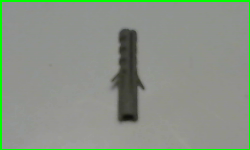
#> input picture master_part.png, 250 x 150 px, found by its file name
$ python extract_master.py
#> lines starting #> are read from the running program, lines starting #| are printed output that depends on the picture; after the words box and inside, x2 and y2 are one past the last pixel; in counts of white or black regions, pixels touching at a corner belong together
import cv2

# Load master image
master = cv2.imread(
    "DefectDetectionSystem/images/master_part.png"
)
#> master is the input picture: shape (150, 250, 3); mean B, G, R 134.2, 146.9, 137.1

# Convert to grayscale
gray = cv2.cvtColor(
    master,
    cv2.COLOR_BGR2GRAY
)
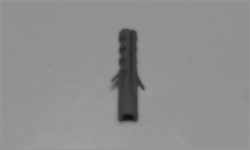
#> gray: shape (150, 250); min 16, max 159, mean 142.6

# Blur
blur = cv2.GaussianBlur(
    gray,
    (5,5),
    0
)

# Threshold
_, thresh = cv2.threshold(
    blur,
    100,
    255,
    cv2.THRESH_BINARY_INV
)
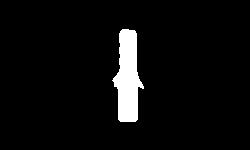
#> thresh: shape (150, 250); 4.9% white; 1 white region

# Find contours
contours, _ = cv2.findContours(
    thresh,
    cv2.RETR_EXTERNAL,
    cv2.CHAIN_APPROX_SIMPLE
)
#> contours = 1 contour; box (x1, y1, x2, y2) and area: (112, 29, 144, 122) 1720

# Get largest contour
master_contour = max(
    contours,
    key=cv2.contourArea
)
#> master_contour = contour of 57 points, box (x1, y1, x2, y2) (112, 29, 144, 122), area 1720

# Draw contour
cv2.drawContours(
    master,
    [master_contour],
    -1,
    (0,255,0),
    2
)
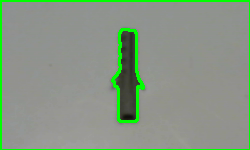
#> master: shape (150, 250, 3); 1.94% of pixels changed, all inside (x1, y1, x2, y2) = (111, 28, 145, 123)

print(
    "Master Area:",
    cv2.contourArea(master_contour)
)
#| Master Area: 1720.5

cv2.imshow(
    "Master Contour",
    master
)

cv2.imshow(
    "Threshold",
    thresh
)

cv2.waitKey(0)
cv2.destroyAllWindows()

$ run again, with good vertical part.png copied over master_part.png
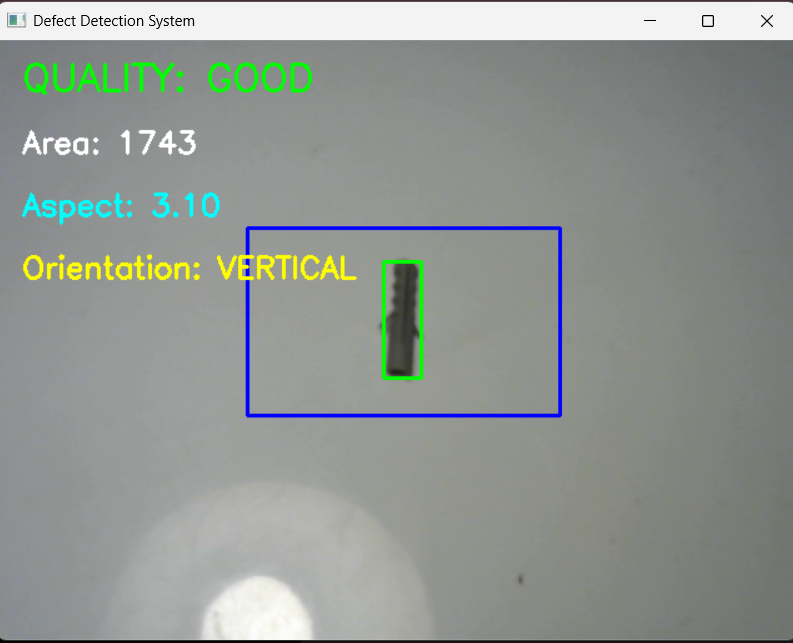
#> input picture good vertical part.png, 793 x 643 px, found by its file name
#> master is the input picture: shape (643, 793, 3); mean B, G, R 146.4, 150.7, 145.4
#> `_, thresh = cv2.threshold( blur, 100, 255, cv2.THRESH_BINARY_INV )`:
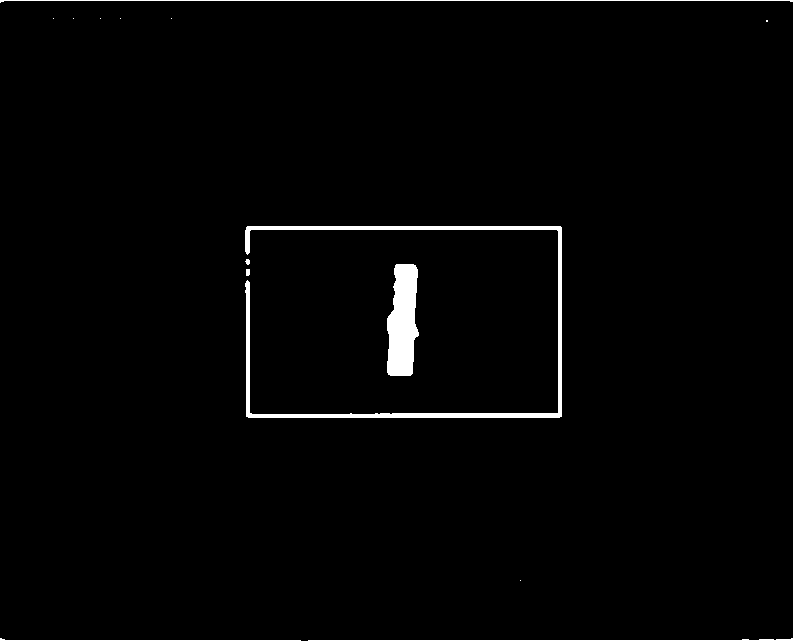
#> thresh: shape (643, 793); 2% white; 13 white regions (7 under 20 px)
#> contours = 13 contours, 10 with area under 20; largest, box (x1, y1, x2, y2) and area: (245, 226, 562, 418) 3131, (387, 264, 419, 376) 2655, (0, 638, 793, 643) 1623
#> master_contour = contour of 52 points, box (x1, y1, x2, y2) (245, 226, 562, 418), area 3131
#> `cv2.drawContours( master, [master_contour], -1, (0,255,0), 2 )`:
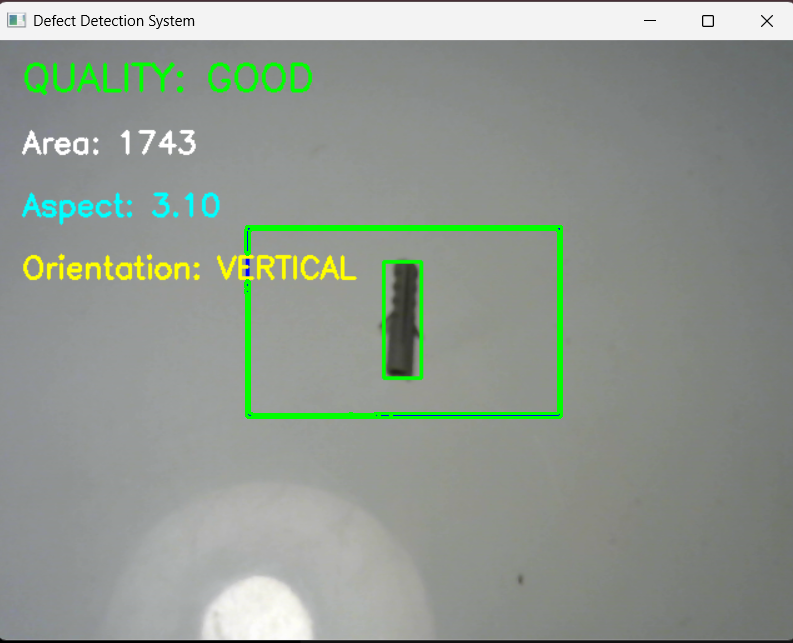
#> master: shape (643, 793, 3); 1.15% of pixels changed, all inside (x1, y1, x2, y2) = (244, 225, 563, 419)
#| Master Area: 3131.0

$ run again, with master capture 1.png copied over master_part.png
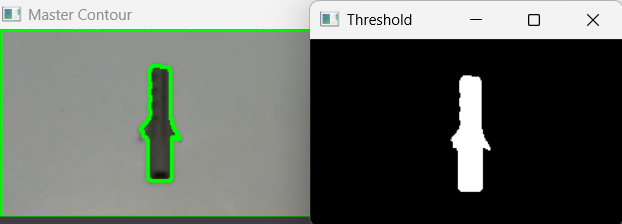
#> input picture master capture 1.png, 622 x 224 px, found by its file name
#> master is the input picture: shape (224, 622, 3); mean B, G, R 97.1, 103.9, 98.2
#> `_, thresh = cv2.threshold( blur, 100, 255, cv2.THRESH_BINARY_INV )`:
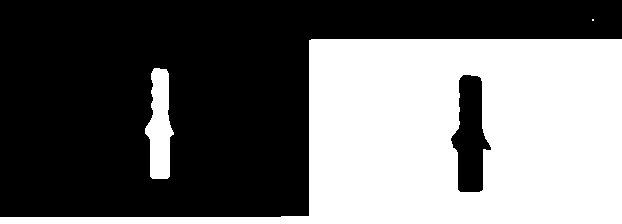
#> thresh: shape (224, 622); 42.6% white; 3 white regions (1 under 20 px)
#> contours = 3 contours, 1 with area under 20; largest, box (x1, y1, x2, y2) and area: (0, 39, 622, 224) 59290, (145, 68, 174, 179) 1998
#> master_contour = contour of 11 points, box (x1, y1, x2, y2) (0, 39, 622, 224), area 59290
#> `cv2.drawContours( master, [master_contour], -1, (0,255,0), 2 )`:
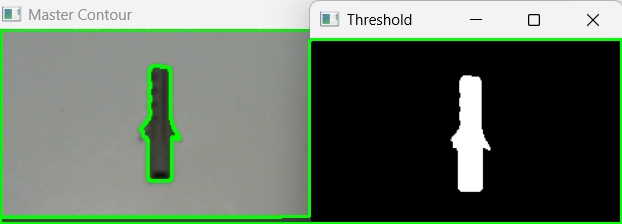
#> master: shape (224, 622, 3); 2.88% of pixels changed, all inside (x1, y1, x2, y2) = (0, 38, 622, 224)
#| Master Area: 59289.5
